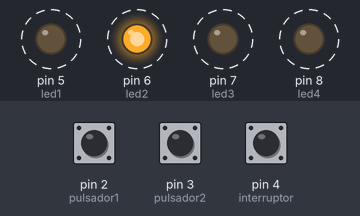
The sketch below on a simulated Arduino Uno, built with avr-gcc and run on an emulated ATmega328P. On the bench: output pins drawn as LEDs (lit = HIGH). Dashed ring = blinking. Inputs (shaded band) come from the test bench; at power-on: pin 4 (interruptor) LOW, pin 2 (pulsador1) LOW, pin 3 (pulsador2) LOW.

Above: at 4.8 s.
4.9 s: pin 4 (interruptor) pulled HIGH for 2.35 s
At 6.5 s:
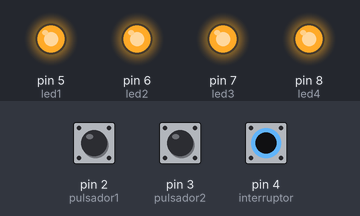
At 7.3 s:
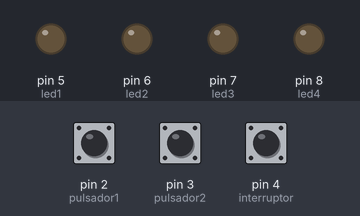
Timing chart, 0 to 14.7 s (numbered marks = the images above; inputs shaded):
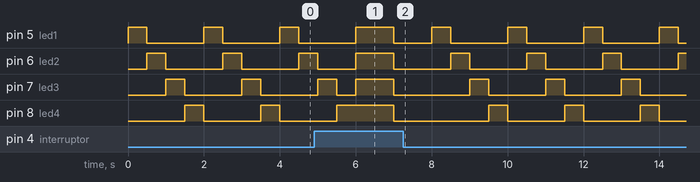

The sketch:

pulsadoresLeds.ino
```cpp
// Pin 13 has an LED connected on most Arduino boards.
// give it a name:
int led1 = 5;
int led2 = 6;
int led3 = 7;
int led4 = 8;

int pulsador1 = 2;
int pulsador2 = 3;
int interruptor = 4;

int estado1, estado2, estado3;
int tiempo = 500;

// the setup routine runs once when you press reset:
void setup() {
  // initialize the digital pin as an output.
  pinMode(led1, OUTPUT);
  pinMode(led2, OUTPUT);
  pinMode(led3, OUTPUT);
  pinMode(led4, OUTPUT);

  pinMode(pulsador1, INPUT);
  pinMode(pulsador2, INPUT);
  pinMode(interruptor, INPUT);

}

// the loop routine runs over and over again forever:
void loop() {
  estado1 = digitalRead(pulsador1);   // lee valor en pulsador1 de entrada
  estado2 = digitalRead(pulsador2);   // lee valor en pulsador2 de entrada
  estado3 = digitalRead(interruptor);  // lee valor en interruptor de entrada

  if (estado3 == HIGH) {
    tiempo = 1000;
    digitalWrite(led1, HIGH);   // Encender el Led1 (HIGH es el nivel de voltaje)
    digitalWrite(led2, HIGH);    // Apagar el Led2 haciendo que el voltaje sea LOW
    digitalWrite(led3, HIGH);    // Apagar el Led2 haciendo que el voltaje sea LOW
    digitalWrite(led4, HIGH);    // Apagar el Led2 haciendo que el voltaje sea LOW
    delay(tiempo);                // Esperar un Segundo
    digitalWrite(led1, LOW);    // Apagar el Led1 haciendo que el voltaje sea LOW
    digitalWrite(led2, LOW);   // Encender el Led2 (HIGH es el nivel de voltaje)
    digitalWrite(led3, LOW);    // Apagar el Led2 haciendo que el voltaje sea LOW
    digitalWrite(led4, LOW);    // Apagar el Led2 haciendo que el voltaje sea LOW
    delay(tiempo);

  }
  else if (estado3 == LOW) {

    if (estado1 == HIGH) {
      tiempo = 1000;
      digitalWrite(led1, HIGH);   // Encender el Led1 (HIGH es el nivel de voltaje)
      digitalWrite(led2, LOW);    // Apagar el Led2 haciendo que el voltaje sea LOW
      digitalWrite(led3, LOW);    // Apagar el Led2 haciendo que el voltaje sea LOW
      digitalWrite(led4, LOW);    // Apagar el Led2 haciendo que el voltaje sea LOW
      delay(tiempo);                // Esperar un Segundo
      digitalWrite(led1, LOW);    // Apagar el Led1 haciendo que el voltaje sea LOW
      digitalWrite(led2, HIGH);   // Encender el Led2 (HIGH es el nivel de voltaje)
      digitalWrite(led3, LOW);    // Apagar el Led2 haciendo que el voltaje sea LOW
      digitalWrite(led4, LOW);    // Apagar el Led2 haciendo que el voltaje sea LOW
      delay(tiempo);                // Esperar un Segundo
      digitalWrite(led1, LOW);    // Apagar el Led1 haciendo que el voltaje sea LOW
      digitalWrite(led2, LOW);   // Encender el Led2 (HIGH es el nivel de voltaje)
      digitalWrite(led3, HIGH);    // Apagar el Led2 haciendo que el voltaje sea LOW
      digitalWrite(led4, LOW);    // Apagar el Led2 haciendo que el voltaje sea LOW
      delay(tiempo);
      digitalWrite(led1, LOW);    // Apagar el Led1 haciendo que el voltaje sea LOW
      digitalWrite(led2, LOW);   // Encender el Led2 (HIGH es el nivel de voltaje)
      digitalWrite(led3, LOW);    // Apagar el Led2 haciendo que el voltaje sea LOW
      digitalWrite(led4, HIGH);    // Apagar el Led2 haciendo que el voltaje sea LOW
      delay(tiempo);

    } else if (estado1 == LOW) {
      tiempo = 500;
      digitalWrite(led1, HIGH);   // Encender el Led1 (HIGH es el nivel de voltaje)
      digitalWrite(led2, LOW);    // Apagar el Led2 haciendo que el voltaje sea LOW
      digitalWrite(led3, LOW);    // Apagar el Led2 haciendo que el voltaje sea LOW
      digitalWrite(led4, LOW);    // Apagar el Led2 haciendo que el voltaje sea LOW
      delay(tiempo);                // Esperar un Segundo
      digitalWrite(led1, LOW);    // Apagar el Led1 haciendo que el voltaje sea LOW
      digitalWrite(led2, HIGH);   // Encender el Led2 (HIGH es el nivel de voltaje)
      digitalWrite(led3, LOW);    // Apagar el Led2 haciendo que el voltaje sea LOW
      digitalWrite(led4, LOW);    // Apagar el Led2 haciendo que el voltaje sea LOW
      delay(tiempo);                // Esperar un Segundo
      digitalWrite(led1, LOW);    // Apagar el Led1 haciendo que el voltaje sea LOW
      digitalWrite(led2, LOW);   // Encender el Led2 (HIGH es el nivel de voltaje)
      digitalWrite(led3, HIGH);    // Apagar el Led2 haciendo que el voltaje sea LOW
      digitalWrite(led4, LOW);    // Apagar el Led2 haciendo que el voltaje sea LOW
      delay(tiempo);
      digitalWrite(led1, LOW);    // Apagar el Led1 haciendo que el voltaje sea LOW
      digitalWrite(led2, LOW);   // Encender el Led2 (HIGH es el nivel de voltaje)
      digitalWrite(led3, LOW);    // Apagar el Led2 haciendo que el voltaje sea LOW
      digitalWrite(led4, HIGH);    // Apagar el Led2 haciendo que el voltaje sea LOW
      delay(tiempo);
    }

  }

}
```
